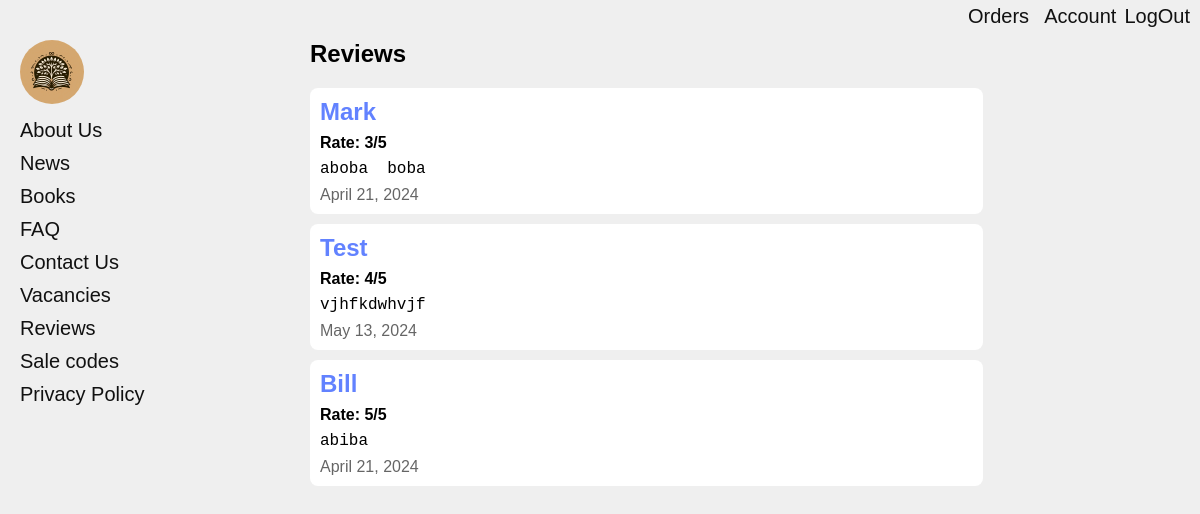
The app's page /reviews/ with its own data.
### app/app_models/customerModel.py (models this page shows, shortened)
class CustomerReview(BaseModel):
    user = models.ForeignKey(
        Customer, on_delete=models.CASCADE, help_text='Reviewer')
    rate = models.PositiveSmallIntegerField(help_text='Rate (0-5)')
    text = models.TextField(help_text='Review\'s text')
    class Meta:
        db_table = 'customer_reviews_table'
        ordering = ['rate']

class Customer(BaseModel):
    name = models.CharField(max_length=50, help_text='Name')
    phone = models.CharField(max_length=13, unique=True,
                             help_text='Phone number')
    email = models.EmailField(
        unique=True, help_text='Email')
    password = models.CharField(
        max_length=300, help_text='Password')
    class Meta:
        db_table = 'customers_table'
        ordering = ['name']

### app/views/reviewView.py (the view, shortened to what this page needs)
# urls.py: path('reviews/', reviewView.ReviewView.as_view(), name='reviews'),
class ReviewView(View):
    template_name = 'review.html'
    def get_user(self, request):
        return request.session.get('user'), request.session.get('role')
    def get(self, request):
        email, role = self.get_user(request)
        return render(request, self.template_name, {'role': role, 'email': email,
                                                    'reviews': UserService.get_reviews(), 'form': None, 'action': None})

### app/repositories/userRepository.py (called while the page is built)
    @staticmethod
    def get_reviews():
        try:
            return CustomerReview.objects.all()
        except:
            return None

### app/services/userService.py (called while the page is built)
    @staticmethod
    def get_reviews():
        return UserRepository.get_reviews()

### app/templates/review.html (shortened to what this page needs)
{% extends "base.html" %}
{% load static %}
{% block styles %}
<link rel="stylesheet" href="{% static "css/review.css" %}" />
{% endblock %}
{% block content %}
<div>
  {% if form is None %}
      {% if reviews %}
	  	<h2 style="margin-bottom: 20px;">Reviews</h2>
	  	{% for rev in reviews %}
			<div class="rev_card">
				<div>
					<h2>{{rev.user.name}}</h2>
					<h4>Rate: {{rev.rate}}/5</h4>
					<pre>{{rev.text}}</pre>
					<p>{{rev.updated_at.date}}</p>
				</div>
			</div>
		{% endfor %}
	  {% else %}
	  	<h2>No Reviews...</h2>
	  {% endif %}
  {% endif %}
</div>
{% endblock %}

### app/static/css/review.css (style rules this page uses)
.rev_card { display: flex; justify-content: space-between; gap: 10px; padding: 10px; margin-bottom: 10px; background-color: #fff; border-radius: 8px; max-width: 75%; }
.rev_card > div { display: flex; flex-direction: column; gap: 8px; }
.rev_card > div > h2 { color: rgb(98, 130, 255); }
.rev_card > div > p { opacity: 0.6; }

### app/static/css/global.css (style rules this page uses)
* { margin: 0; padding: 0; }
body { font-size: 16px; padding: 20px; display: grid; grid-template-columns: 25% 75%; font-family: "Trebuchet MS", "Lucida Sans Unicode", "Lucida Grande", "Lucida Sans", Arial, sans-serif; background-color: #efefef; }

### records on screen
CustomerReview: user.name "Mark", rate "3", text "aboba boba", updated_at "April 21, 2024"
CustomerReview: user.name "Test", rate "4", text "vjhfkdwhvjf", updated_at "May 13, 2024"
CustomerReview: user.name "Bill", rate "5", text "abiba", updated_at "April 21, 2024"
